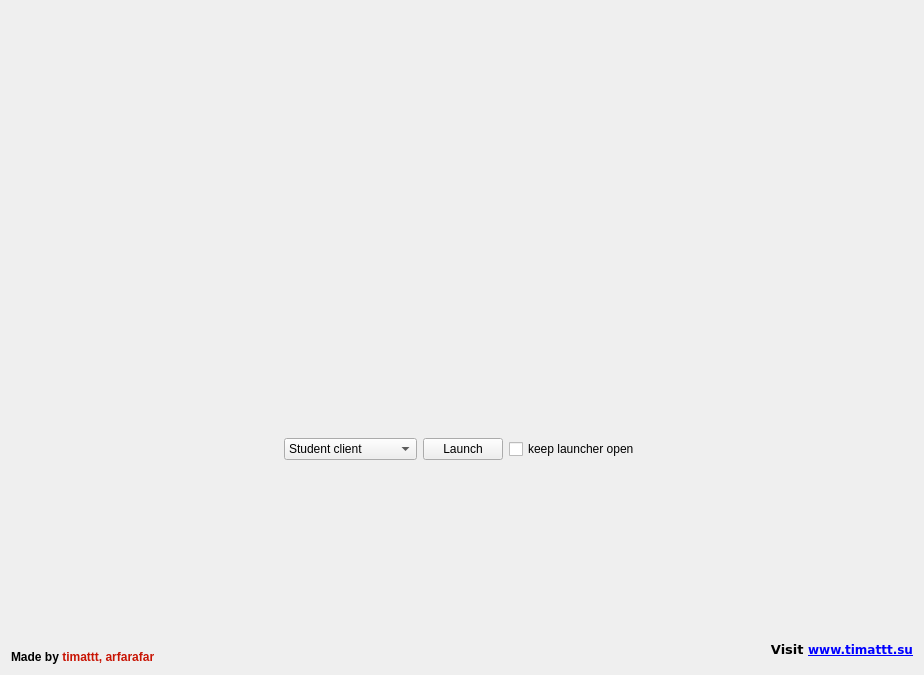
<?xml version="1.0" encoding="UTF-8"?>
<ui version="4.0">
 <class>Launcher</class>
 <widget class="QWidget" name="Launcher">
  <property name="geometry">
   <rect>
    <x>0</x>
    <y>0</y>
    <width>924</width>
    <height>675</height>
   </rect>
  </property>
  <property name="windowTitle">
   <string>CognitiaLauncher</string>
  </property>
  <property name="styleSheet">
   <string notr="true"/>
  </property>
  <layout class="QHBoxLayout" name="horizontalLayout_2">
   <item>
    <layout class="QVBoxLayout" name="verticalLayout_2">
     <item>
      <spacer name="horizontalSpacer">
       <property name="orientation">
        <enum>Qt::Horizontal</enum>
       </property>
       <property name="sizeHint" stdset="0">
        <size>
         <width>40</width>
         <height>20</height>
        </size>
       </property>
      </spacer>
     </item>
     <item alignment="Qt::AlignBottom">
      <widget class="QLabel" name="label_3">
       <property name="text">
        <string>&lt;html&gt;&lt;head/&gt;&lt;body&gt;&lt;p&gt;&lt;span style=&quot; font-weight:600;&quot;&gt;Made by &lt;/span&gt;&lt;span style=&quot; font-weight:600; color:#c81404;&quot;&gt;timattt, arfarafar&lt;/span&gt;&lt;/p&gt;&lt;/body&gt;&lt;/html&gt;</string>
       </property>
      </widget>
     </item>
    </layout>
   </item>
   <item>
    <layout class="QVBoxLayout" name="verticalLayout">
     <item>
      <spacer name="verticalSpacer_3">
       <property name="orientation">
        <enum>Qt::Vertical</enum>
       </property>
       <property name="sizeHint" stdset="0">
        <size>
         <width>20</width>
         <height>40</height>
        </size>
       </property>
      </spacer>
     </item>
     <item>
      <widget class="QLabel" name="label">
       <property name="text">
        <string/>
       </property>
       <property name="pixmap">
        <pixmap resource="../Resources/Resources.qrc">:/logos/Logos/Logo.png</pixmap>
       </property>
      </widget>
     </item>
     <item>
      <spacer name="verticalSpacer_2">
       <property name="orientation">
        <enum>Qt::Vertical</enum>
       </property>
       <property name="sizeHint" stdset="0">
        <size>
         <width>20</width>
         <height>40</height>
        </size>
       </property>
      </spacer>
     </item>
     <item>
      <layout class="QHBoxLayout" name="horizontalLayout">
       <item alignment="Qt::AlignRight">
        <widget class="QComboBox" name="modesChooser">
         <property name="editable">
          <bool>false</bool>
         </property>
         <item>
          <property name="text">
           <string>Student client</string>
          </property>
         </item>
         <item>
          <property name="text">
           <string>Course editor</string>
          </property>
         </item>
         <item>
          <property name="text">
           <string>Skill pack editor</string>
          </property>
         </item>
         <item>
          <property name="text">
           <string>Cognitia repository</string>
          </property>
         </item>
         <item>
          <property name="text">
           <string>Mentor client</string>
          </property>
         </item>
        </widget>
       </item>
       <item>
        <widget class="QPushButton" name="runButton">
         <property name="text">
          <string>Launch</string>
         </property>
         <property name="autoDefault">
          <bool>false</bool>
         </property>
        </widget>
       </item>
       <item alignment="Qt::AlignLeft">
        <widget class="QCheckBox" name="keepLauncherOpenCheckbox">
         <property name="text">
          <string>keep launcher open</string>
         </property>
         <property name="checked">
          <bool>false</bool>
         </property>
        </widget>
       </item>
      </layout>
     </item>
     <item>
      <spacer name="verticalSpacer">
       <property name="orientation">
        <enum>Qt::Vertical</enum>
       </property>
       <property name="sizeHint" stdset="0">
        <size>
         <width>20</width>
         <height>40</height>
        </size>
       </property>
      </spacer>
     </item>
    </layout>
   </item>
   <item>
    <layout class="QVBoxLayout" name="verticalLayout_4">
     <item>
      <spacer name="horizontalSpacer_2">
       <property name="orientation">
        <enum>Qt::Horizontal</enum>
       </property>
       <property name="sizeHint" stdset="0">
        <size>
         <width>40</width>
         <height>20</height>
        </size>
       </property>
      </spacer>
     </item>
     <item alignment="Qt::AlignBottom">
      <widget class="QLabel" name="label_2">
       <property name="text">
        <string>&lt;html&gt;&lt;head/&gt;&lt;body&gt;&lt;pre style=&quot; margin-top:0px; margin-bottom:0px; margin-left:0px; margin-right:0px; -qt-block-indent:0; text-indent:0px; line-height:130.769%;&quot;&gt;&lt;span style=&quot; font-family:'Courier New'; font-size:13px; font-weight:600; color:#000000;&quot;&gt;Visit &lt;/span&gt;&lt;a href=&quot;www.timattt.su&quot;&gt;&lt;span style=&quot; font-family:'Courier New'; font-weight:600; text-decoration: underline; color:#0000ff;&quot;&gt;www.timattt.su&lt;/span&gt;&lt;/a&gt;&lt;/pre&gt;&lt;/body&gt;&lt;/html&gt;</string>
       </property>
       <property name="alignment">
        <set>Qt::AlignRight|Qt::AlignTrailing|Qt::AlignVCenter</set>
       </property>
       <property name="textInteractionFlags">
        <set>Qt::TextBrowserInteraction</set>
       </property>
      </widget>
     </item>
    </layout>
   </item>
  </layout>
 </widget>
 <resources>
  <include location="../Resources/Resources.qrc"/>
 </resources>
 <connections/>
</ui>
